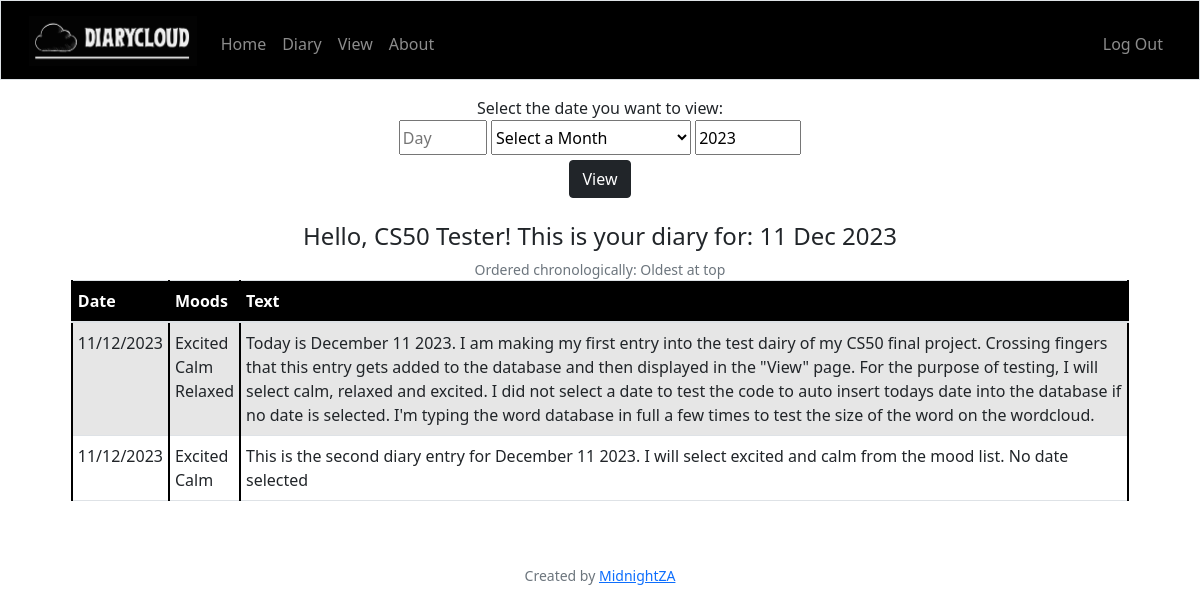
Page /view (signed in) on the committed database.
### tables this page shows
CREATE TABLE "users" ("id" INTEGER PRIMARY KEY AUTOINCREMENT UNIQUE NOT NULL, "username" TEXT UNIQUE NOT NULL, "hash" TEXT NOT NULL, "name" TEXT NOT NULL DEFAULT 'To DiaryCloud');

CREATE TABLE 'userdata' ("id" INTEGER PRIMARY KEY AUTOINCREMENT UNIQUE NOT NULL, "mood" TEXT, "user_id" TEXT NOT NULL, 'year'  DATETIME NOT NULL  , 'month'  DATETIME NOT NULL  , 'day'  DATETIME NOT NULL  , 'notes' TEXT, 'image' BLOB, 'text' TEXT, FOREIGN KEY ("user_id") REFERENCES users(id));

### app.py (the view, shortened to what this page needs)
@app.route("/view", methods=["GET", "POST"])
@login_required
def view():
    userid = db.execute("SELECT name FROM users WHERE id = ?;", session['user_id'])[0]['name']
    apology = ""
    if request.method == "GET":
        date = datetime.now()
        year = date.year
        month = date.month
        day = date.day
        try:
            text_db = db.execute("SELECT day, month, year, mood, text FROM userdata WHERE user_id=? AND day=? AND month=? AND year=?;",session['user_id'],day, month, year)
        except:
            text_db = "No entries found"
        if len(text_db) == 0:
            apology = "No entries found"
        return render_template("view.html", name=userid, text_db=text_db, day=day, month=calendar.month_abbr[int(month)], year=year, apology=apology)

### app.py (called while the page is built)
@app.after_request
def after_request(response):
    response.headers["Cache-Control"] = "no-cache, no-store, must-revalidate"
    response.headers["Expires"] = 0
    response.headers["Pragma"] = "no-cache"
    return response

### helpers.py (called while the page is built)
def login_required(f):
    @wraps(f)
    def decorated_function(*args, **kwargs):
        if session.get("user_id") is None:
            return redirect("/login")
        return f(*args, **kwargs)
    return decorated_function

### templates/view.html (shortened to what this page needs)
{% extends "layout.html" %}
{% block main %}
    <div>
        <form action="/view" method="post">
            <p>Select the date you want to view: </p>
            <input type="number" name="day" id="day" placeholder="Day" min="1" max="31" autocomplete="off">
            <select class="month" name="month" id="month" value="{{ month }}">
                <option value="0">Select a Month</option>
            </select>
            <input type="number" name="year" id="year" placeholder="Year" min="2000" max="2050" value="{{ year }}" autocomplete="off">
            <br>
            <button class="btn btn-dark" id="view" type="submit">View</button>
        </form>
        <br>
        {% if apology != "No entries found" %}
            <h4>Hello, {{ name }}! This is your diary for: {{ day }} {{ month }} {{ year }}</h4>
            <p class="small text-center text-muted">Ordered chronologically: Oldest at top</p>
            <div class="diaryview">
                <table class="table table-hover table-striped">
                    <thead style="background-color: black; color: white;">
                        <tr>
                            <th class="text-start">Date</th>
                            <th class="text-start">Moods</th>
                            <th class="text-start">Text</th>
                        </tr>
                    </thead>
                    <tbody>
                        {% for row in text_db %}
                            <tr>
                                <td class="text-start">{{ row.day }}/{{ row.month }}/{{ row.year }}</td>
                                <td class="text-start">
                                    {% if not row.mood %}
                                        -
                                    {% else %}
                                        {% for word in row.mood.split() %}
                                            {{ word | capitalize }}
                                            <br>
                                        {% endfor %}
                                    {% endif %}
                                </td>
                                <td class="text-start">
                                    {% if not row.text %}
                                        -
                                    {% else %}
                                        {{ row.text }}
                                    {% endif %}
                                </td>
                            </tr>
                        {% endfor %}
                    </tbody>
                </table>
            </div>
        {% else %}
            <h4>Hello, {{ name }}! You do not have any entries for: {{ day }} {{ month }} {{ year }}</h4>
            <p>Head over to your <a href="/diary">diary</a> to make an entry</p>
        {% endif %}
    </div>
{% endblock %}

### templates/layout.html (shortened to what this page needs)
<!DOCTYPE html>
<html lang="en">
    <head>
        <link rel="stylesheet" href="https://cdn.jsdelivr.net/npm/bootstrap@4.1.3/dist/css/bootstrap.min.css">
        <link href="https://cdn.jsdelivr.net/npm/bootstrap@5.1.3/dist/css/bootstrap.min.css" rel="stylesheet">
        <link href="/static/styles.css" rel="stylesheet">
    </head>
    <body>
        <nav class="border navbar navbar-expand-md navbar-dark" style="background-color: black;">
            <div class="container-fluid">
                <a class="navbar-brand" href="/"><img src="static/logo_main.png" alt="Logo of DiaryCloud" height="50" filter=""></a>
                <div class="collapse navbar-collapse" id="navbar">
                    {% if session["user_id"] %}
                        <ul class="navbar-nav me-auto mt-2">
                            <li class="nav-item"><a class="nav-link" href="/">Home</a></li>
                            <li class="nav-item"><a class="nav-link" href="/diary">Diary</a></li>
                            <li class="nav-item"><a class="nav-link" href="/view">View</a></li>
                            <li class="nav-item"><a class="nav-link" href="/about">About</a></li>
                        </ul>
                        <ul class="navbar-nav ms-auto mt-2">
                            <li class="nav-item"><a class="nav-link" href="/logout">Log Out</a></li>
                        </ul>
                    {% endif %}
                </div>
            </div>
        </nav>
        <main class="container-fluid py-5 text-center">
            {% block main %}{% endblock %}
        </main>
        <footer class="mb-5 small text-center text-muted">
            Created by <a href="https://github.com/MidnightZA">MidnightZA</a>
        </footer>
    </body>
</html>

### static/styles.css (style rules this page uses)
nav .navbar-brand { font-size: xx-large; filter: invert(1); }
input { height: 35px; }
#view { margin-top: 5px; }
p { margin-top: 0; margin-bottom: 0; }
div.diaryview { background-color: inherit; text-align: left; padding-left: 5%; padding-right: 5%; }
.table>:not(caption)>*>* { padding-left: 5px; padding-right: 5px; border-left: 2px solid black; border-right: 2px solid black; }
select.month { height: 35px; width:200px; }
.py-5 { padding-top: 1rem!important; padding-bottom: 3rem!important; }

### rows in the picture
users: name "CS50 Tester"
userdata: day "11", month "12", year "2023", word "Excited" "Calm" "Relaxed", text "Today is December 11 2023. I am making my first entry into the test dairy of my CS50 final project. Crossing fingers that this entry gets added to the database and then displayed in the \"View\" page. For the purpose of testing, I will select calm, relaxed and excited. I did not select a date to test the code to auto insert todays date into the database if no date is selected. I'm typing the word database in full a few times to test the size of the word on the wordcloud."
userdata: day "11", month "12", year "2023", word "Excited" "Calm", text "This is the second diary entry for December 11 2023. I will select excited and calm from the mood list. No date selected"

### other values in the picture
{{ day }} "11"
{{ month }} "Dec"
{{ year }} "2023"
